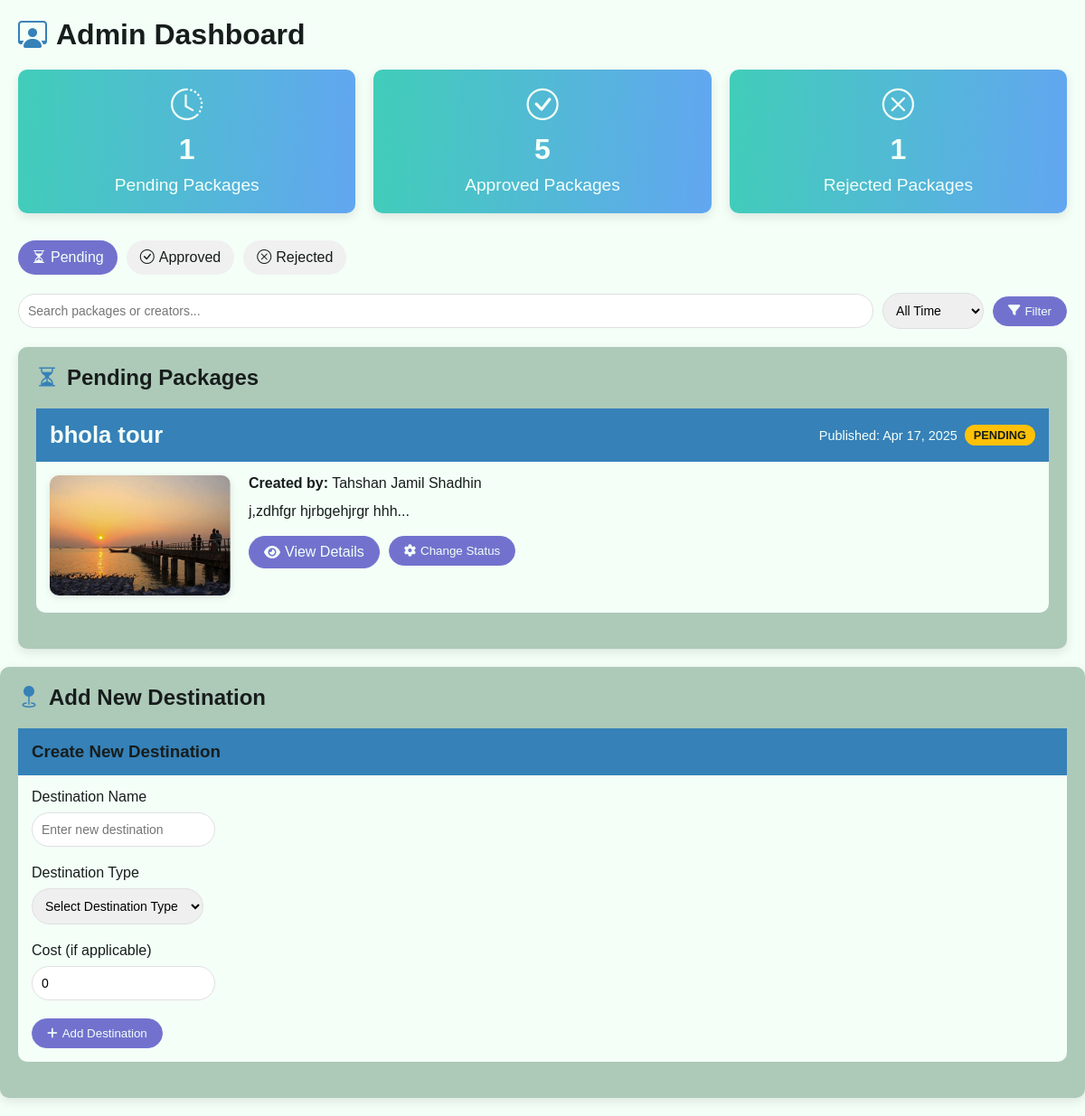
Page /main/admin.php on the committed database.
### tables this page shows
CREATE TABLE `packages` (
  `package_id` int(11) NOT NULL,
  `package_name` varchar(255) NOT NULL,
  `publish_time` timestamp NOT NULL DEFAULT current_timestamp(),
  `build_by` int(11) NOT NULL,
  `status` varchar(255) NOT NULL DEFAULT 'pending',
  `details` varchar(2000) NOT NULL,
  `image` varchar(255) NOT NULL DEFAULT 'unknown.jpg',
  `rejection_feedback` varchar(1000) NOT NULL
);

CREATE TABLE `user` (
  `id` int(11) NOT NULL,
  `name` varchar(255) NOT NULL,
  `email` varchar(255) NOT NULL,
  `password` varchar(255) NOT NULL,
  `dob` date NOT NULL,
  `country` varchar(100) NOT NULL
);

### main/DesignPatterns/approvalState.php (called while the page is built, shortened)
<?php
class PendingState implements PackageState {
    public function getPendingCount() {
        $db = Database::getInstance();
        $conn = $db->getConnection();
        $stmt = $conn->prepare("SELECT COUNT(*) FROM packages WHERE status = 'pending'");
        $stmt->execute();
        return $stmt->fetchColumn();
    }
}

### main/admin.php (the view, shortened to what this page needs)
<?php
include_once('DesignPatterns/approvalState.php');
$currentView = $_GET['view'] ?? 'pending';
$searchTerm = isset($_GET['search']) ? $_GET['search'] : '';
$dateFilter = isset($_GET['date_filter']) ? $_GET['date_filter'] : 'all';
$query = "
    SELECT p.package_id, p.package_name, p.publish_time, p.status, u.name as creator_name, p.details, p.image
    FROM packages p
    JOIN user u ON p.build_by = u.id WHERE 1=1
";
if ($currentView === 'pending') {
    $query .= " AND p.status = 'pending'";
} elseif ($currentView === 'approved') {
    $query .= " AND p.status = 'approved'";
} elseif ($currentView === 'rejected') {
    $query .= " AND p.status = 'rejected'";
}
$query .= " ORDER BY p.publish_time DESC";
$stmt = $conn->prepare($query);
$stmt->execute();
$packages = $stmt->fetchAll(PDO::FETCH_ASSOC);
$pendingState = new PendingState();
$pendingCount = $pendingState->getPendingCount();
$stmtApproved = $conn->prepare("SELECT COUNT(*) FROM packages WHERE status = 'approved'");
$stmtApproved->execute();
$approvedCount = $stmtApproved->fetchColumn();
$stmtRejected = $conn->prepare("SELECT COUNT(*) FROM packages WHERE status = 'rejected'");
$stmtRejected->execute();
$rejectedCount = $stmtRejected->fetchColumn();
?>
<!DOCTYPE html>
<html lang="en">
<head>
    <link rel="stylesheet" href="https://cdn.jsdelivr.net/npm/bootstrap-icons@1.10.5/font/bootstrap-icons.css">
    <link rel="stylesheet" href="https://cdnjs.cloudflare.com/ajax/libs/font-awesome/6.4.0/css/all.min.css">
    <link rel="stylesheet" type="text/css" href="admin.css?v=<?php echo time(); ?>">
</head>
<body>
    <div class="admin-container">
        <h1><i class="bi bi-person-workspace"></i> Admin Dashboard</h1>
        <div class="admin-stats">
            <div class="stat-card">
                <i class="bi bi-clock-history"></i>
                <h3><?php echo $pendingCount; ?></h3>
                <p>Pending Packages</p>
            </div>
            <div class="stat-card">
                <i class="bi bi-check-circle"></i>
                <h3><?php echo $approvedCount; ?></h3>
                <p>Approved Packages</p>
            </div>
            <div class="stat-card">
                <i class="bi bi-x-circle"></i>
                <h3><?php echo $rejectedCount; ?></h3>
                <p>Rejected Packages</p>
            </div>
        </div>
        <div class="admin-nav">
            <div class="nav-tabs">
                <a href="?view=pending" class="nav-tab <?php echo $currentView === 'pending' ? 'active' : ''; ?>">
                    <i class="bi bi-hourglass-split"></i> Pending
                </a>
                <a href="?view=approved" class="nav-tab <?php echo $currentView === 'approved' ? 'active' : ''; ?>">
                    <i class="bi bi-check-circle"></i> Approved
                </a>
                <a href="?view=rejected" class="nav-tab <?php echo $currentView === 'rejected' ? 'active' : ''; ?>">
                    <i class="bi bi-x-circle"></i> Rejected
                </a>
            </div>
        </div>
        <form method="GET" action="" class="filters">
            <input type="text" name="search" placeholder="Search packages or creators..." class="search-box" value="<?php echo htmlspecialchars($searchTerm); ?>">
            <select name="date_filter" class="dropdown">
                <option value="all" <?php echo $dateFilter === 'all' ? 'selected' : ''; ?>>All Time</option>
            </select>
            <button type="submit" class="btn-view">
                <i class="fas fa-filter"></i> Filter
            </button>
        </form>
        <div class="packages-container">
            <h2>
                <?php
                if ($currentView === 'pending') {
                    echo '<i class="bi bi-hourglass-split"></i> Pending Packages';
                } elseif ($currentView === 'approved') {
                    echo '<i class="bi bi-check-circle"></i> Approved Packages';
                } elseif ($currentView === 'rejected') {
                    echo '<i class="bi bi-x-circle"></i> Rejected Packages';
                }
                ?>
            </h2>
            <?php if (count($packages) > 0): ?>
                <?php foreach ($packages as $package): ?>
                    <div class="package-card">
                        <div class="package-header">
                            <h3><?php echo htmlspecialchars($package['package_name']); ?></h3>
                            <span class="package-date">
                                Published: <?php echo date('M d, Y', strtotime($package['publish_time'])); ?>
                                <span class="status-badge status-<?php echo $package['status']; ?>">
                                    <?php echo ucfirst($package['status']); ?>
                                </span>
                            </span>
                        </div>
                        <div class="package-content">
                            <div class="package-image">
                                <img src="img/package-cover/<?php echo $package['image']; ?>" alt="Package Image">
                            </div>
                            <div class="package-info">
                                <p><strong>Created by:</strong> <?php echo htmlspecialchars($package['creator_name']); ?></p>
                                <p class="package-description"><?php echo substr(htmlspecialchars($package['details']), 0, 200) . '...'; ?></p>
                                <div class="package-actions">
                                    <a href="package.php?id=<?php echo $package['package_id']; ?>" class="btn-view" target="_blank">
                                        <i class="fas fa-eye"></i> View Details
                                    </a>
                                    <div class="action-dropdown">
                                        <button class="btn-view">
                                            <i class="fas fa-cog"></i> Change Status
                                        </button>
                                    </div>
                                </div>
                            </div>
                        </div>
                    </div>
                <?php endforeach; ?>
            <?php endif; ?>
        </div>
    </div>
    <div class="dest-container">
        <h2><i class="bi bi-geo-fill"></i> Add New Destination</h2>
        <div class="dest-card">
            <div class="dest-header">
                <h3>Create New Destination</h3>
            </div>
            <div class="dest-content">
                <form id="destination-form" action="admin-actions.php" method="post">
                    <div class="form-group">
                        <label for="destName">Destination Name</label>
                        <input type="text" class="search-box" id="destName" placeholder="Enter new destination" name="dest" required>
                    </div>
                    <div class="form-group">
                        <label for="destType">Destination Type</label>
                        <select id="destType" class="dropdown" name="destType" required>
                            <option value="">Select Destination Type</option>
                        </select>
                    </div>
                    <div class="form-group">
                        <label for="destCost">Cost (if applicable)</label>
                        <input type="number" class="search-box" id="destCost" placeholder="Enter cost (0 for free)" name="destCost" value="0" min="0">
                    </div>
                    <button type="submit" class="btn-view" name="dest-button">
                        <i class="fas fa-plus"></i> Add Destination
                    </button>
                </form>
            </div>
        </div>
</body>
</html>

### main/admin.css (style rules this page uses)
:root { --blue: #3581b8; --green: #168C4D; --white: #f4fff8; --black: #171d1c; --primary: #7272CE; --secondary: #ADC9B8; --red: #e74c3c; --gray: #f0f0f0; --light-gray: #f9f9f9; --border-color: #e0e0e0; --shadow: 0 4px 12px rgba(0,0,0,0.1); }
* { margin: 0; padding: 0; box-sizing: border-box; font-family: sans-serif; }
body { background-color: var(--white); color: var(--black); }
.admin-container { max-width: 1200px; margin: 0 auto; padding: 20px; }
h1, h2 { color: var(--black); margin-bottom: 20px; display: flex; align-items: center; }
h1 i, h2 i { margin-right: 10px; color: var(--blue); }
.admin-nav { display: flex; justify-content: space-between; margin-bottom: 20px; }
.nav-tabs { display: flex; gap: 10px; }
.nav-tab { padding: 10px 15px; border-radius: 40px; text-decoration: none; color: var(--black); background-color: var(--gray); font-weight: 500; transition: all 0.3s ease; display: flex; align-items: center; }
.nav-tab i { margin-right: 5px; }
.nav-tab.active { background-color: var(--primary); color: var(--white); }
.filters { display: flex; gap: 10px; margin-bottom: 20px; align-items: center; }
.search-box { flex-grow: 1; padding: 10px; border: 1px solid var(--border-color); border-radius: 40px; font-size: 14px; }
.dropdown { padding: 10px; border: 1px solid var(--border-color); border-radius: 40px; font-size: 14px; }
.admin-stats { display: flex; gap: 20px; margin-bottom: 30px; }
.stat-card { background: linear-gradient(273deg, rgba(98,166,241,1) 0%, rgba(65,205,185,1) 100%); border-radius: 10px; padding: 20px; flex: 1; box-shadow: var(--shadow); text-align: center; color: var(--white); transition: transform 0.3s ease; }
.stat-card i { font-size: 2.2rem; margin-bottom: 10px; }
.stat-card h3 { font-size: 2rem; margin: 10px 0; }
.stat-card p { font-size: 1.2rem; margin: 0; }
.packages-container { background-color: var(--secondary); border-radius: 10px; box-shadow: var(--shadow); padding: 20px; }
.package-card { background-color: var(--white); border-radius: 10px; margin-bottom: 20px; overflow: visible; transition: transform 0.3s ease; }
.package-header { background-color: var(--blue); padding: 15px; display: flex; justify-content: space-between; align-items: center; }
.package-header h3 { margin: 0; color: var(--white); font-size: 1.6rem; }
.package-date { color: var(--white); font-size: 0.9rem; display: flex; align-items: center; gap: 8px; }
.status-badge { display: inline-block; padding: 4px 10px; border-radius: 20px; font-size: 0.8rem; font-weight: bold; text-transform: uppercase; }
.status-pending { background-color: #FFC107; color: var(--black); }
.package-content { padding: 15px; display: grid; grid-template-columns: 200px 1fr; gap: 20px; }
.package-image img { width: 100%; height: auto; border-radius: 10px; box-shadow: 0 2px 8px rgba(0,0,0,0.1); }
.package-info p { margin-bottom: 10px; }
.package-description { color: var(--black); line-height: 1.5; margin-bottom: 20px; }
.package-actions { display: flex; gap: 10px; margin-top: 15px; }
.btn-view, .btn-approve, .btn-reject, .btn-cancel { padding: 8px 16px; border-radius: 40px; cursor: pointer; font-weight: 500; display: inline-flex; align-items: center; text-decoration: none; transition: all 0.3s ease; }
.btn-view { background-color: var(--primary); color: var(--white); border: 1px solid var(--primary); }
.btn-view i, .btn-approve i, .btn-reject i, .btn-cancel i { margin-right: 5px; }
.action-dropdown { position: relative; display: inline-block; }
.form-group { margin-bottom: 20px; }
.form-group label { display: block; margin-bottom: 8px; font-weight: 500; }
.dest-container { background-color: var(--secondary); border-radius: 10px; box-shadow: var(--shadow); padding: 20px; max-width: 1200px; margin: 0 auto; margin-bottom: 20px; }
.dest-card { background-color: var(--white); border-radius: 10px; margin-bottom: 20px; overflow: visible; transition: transform 0.3s ease; }
.dest-header { background-color: var(--blue); padding: 15px; display: flex; justify-content: space-between; align-items: center; }
.dest-content { padding: 15px; display: grid; grid-template-columns: 200px 1fr; gap: 20px; }

### rows in the picture
packages: package_name "bhola tour", publish_time "Apr 17, 2025", status "PENDING", image (picture), user.name "Tahshan Jamil Shadhin", details "j,zdhfgr hjrbgehjrgr hhh"

### other values in the picture
$pendingCount "1"
$approvedCount "5"
$rejectedCount "1"
